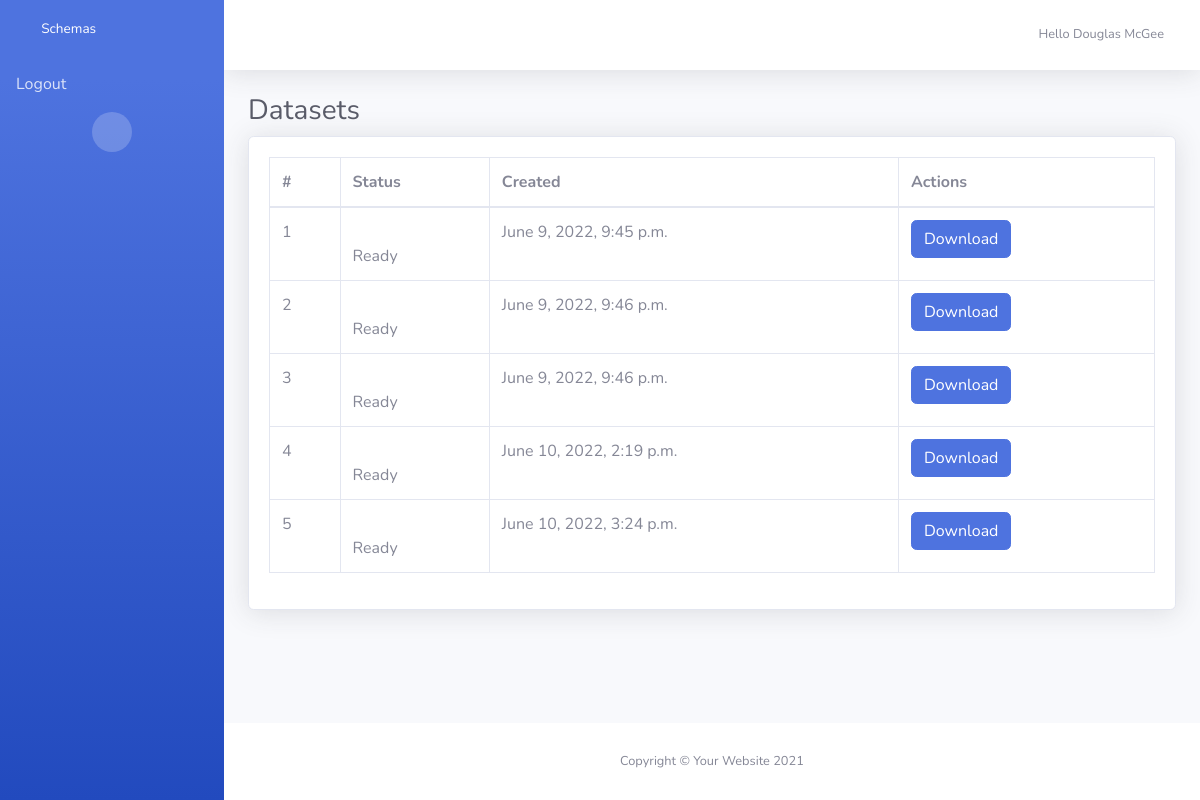
Page /schemas/dataset (signed in) on the earlier database version.
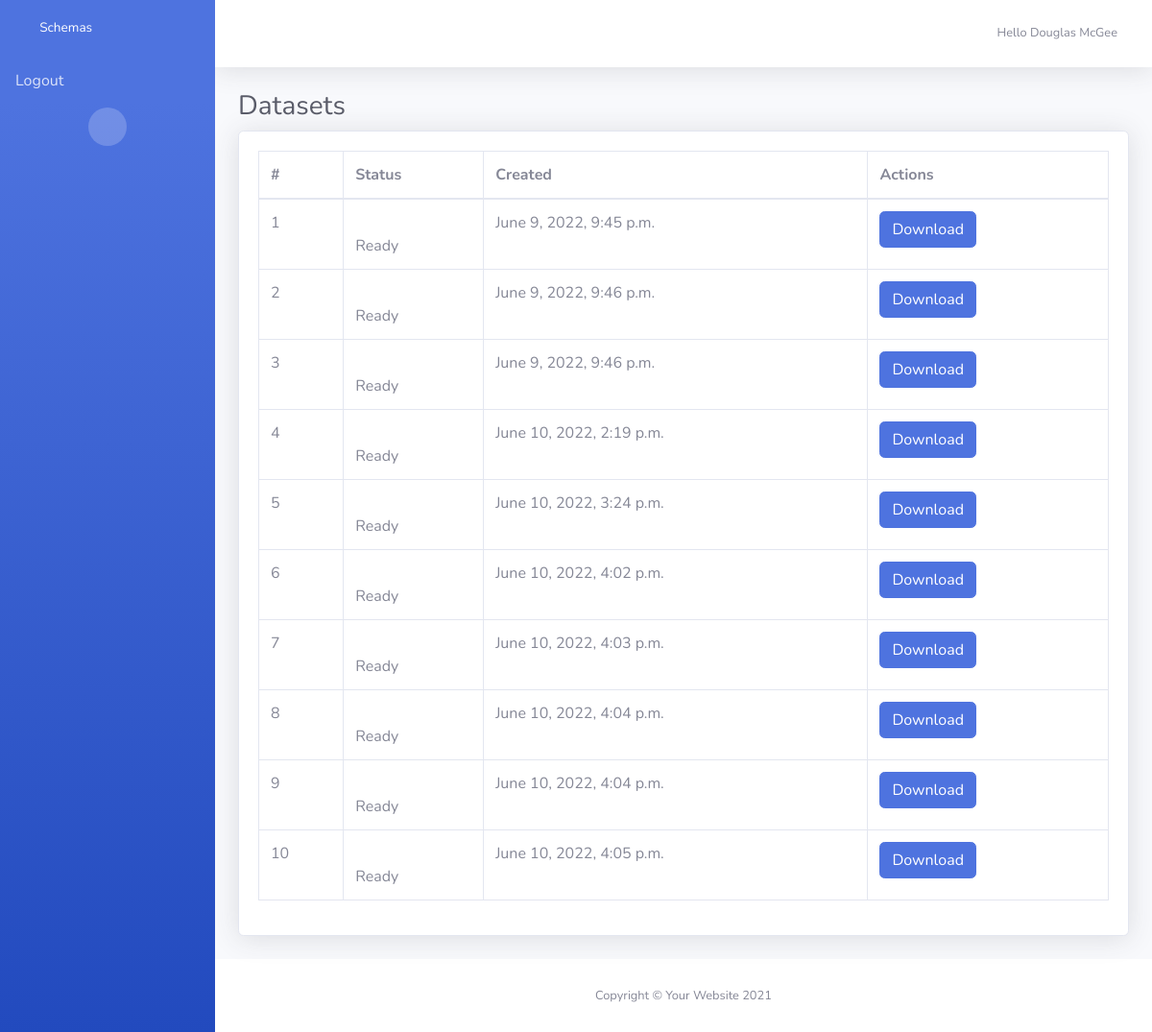
Same page on the later database version.
### schema/models.py (models this page shows, shortened)
class Dataset(models.Model):
    schema = models.ForeignKey(Schema, on_delete=models.CASCADE)
    file_name = models.CharField(max_length=500, blank=False, null=False)
    file_path = models.CharField(max_length=500, blank=False, null=False)
    status = models.CharField(max_length=100, blank=True, null=True)
    created_at = models.DateTimeField(auto_now_add=True)
    updated_at = models.DateTimeField(auto_now=True)

### schema/views.py (the view)
# urls.py: path('dataset', login_required(views.index_dataset), name='dataset'),
def index_dataset(request):
    context = {}
    context['datasets'] = Dataset.objects.all()
    return render(request, "dataset/index.html", context)

### templates/dataset/index.html (shortened to what this page needs)
{% extends 'schema/base.html' %}
{% block content %}
{% load static %}
     <div class="container-fluid">
      <h1 class="h3 mb-2 text-gray-800">Datasets</h1>
      <div class="card shadow mb-4">
          <div class="card-body">
              <div class="table-responsive">
                  <table class="table table-bordered" id="dataTable" width="100%" cellspacing="0">
                      <thead>
                          <tr>
                             <th>#</th>
                              <th>Status</th>
                              <th>Created</th>
                              <th>Actions</th>
                          </tr>
                      </thead>
                      <tbody>
                        {% for dataset in datasets %}
                          <tr>
                            <td>  {{ forloop.counter }}</td>
                              <td>
                                <div class='progress-wrapper'>
                                  </div>
                                  <div id="progress-bar-message">{% if dataset.status == 'Done' %}Ready {%endif%}</div>
                                </div>
                              </td>
                              <td>{{dataset.created_at}}</td>
                              <td>
                              <a  href="/media/{{dataset.file_name}}" download class="btn btn-primary" >Download</a>
                              </td>
                          </tr>
                          {% endfor %}
              </div>
          </div>
  {% endblock %}

### templates/schema/base.html (shortened to what this page needs)
{% load static %}
<!DOCTYPE html>
<html lang="en">
<head>
    <link href="{% static 'vendor/fontawesome-free/css/all.min.css' %}" rel="stylesheet">
    <link href="{% static 'css/sb-admin-2.min.css' %}" rel="stylesheet">
    <link href="{% static 'vendor/datatables/dataTables.bootstrap4.min.css' %}" rel="stylesheet">
</head>
<body id="page-top">
    <div id="wrapper">
        <ul class="navbar-nav bg-gradient-primary sidebar sidebar-dark accordion" id="accordionSidebar">
            <li class="nav-item">
                <a class="nav-link" href="/schemas">
                    <span>Schemas</span></a>
            </li>
            <li class="nav-item">
                <a class="nav-link"  href="/accounts/signout">Logout</a>
            </li>
            <div class="text-center d-none d-md-inline">
                <button class="rounded-circle border-0" id="sidebarToggle"></button>
            </div>
        </ul>
        <div id="content-wrapper" class="d-flex flex-column">
            <div id="content">
                <nav class="navbar navbar-expand navbar-light bg-white topbar mb-4 static-top shadow">
                    <ul class="navbar-nav ml-auto">
                        <li class="nav-item dropdown no-arrow">
                            <a class="nav-link dropdown-toggle" href="#" id="userDropdown" role="button"
                                data-toggle="dropdown" aria-haspopup="true" aria-expanded="false">
                                <span class="mr-2 d-none d-lg-inline text-gray-600 small">Hello Douglas McGee</span>
                            </a>
                        </li>
                    </ul>
                </nav>
                {% block content %}
                {% endblock %}
            <footer class="sticky-footer bg-white">
                <div class="container my-auto">
                    <div class="copyright text-center my-auto">
                        <span>Copyright &copy; Your Website 2021</span>
                    </div>
                </div>
            </footer>
</body>
</html>

Differences in the rows shown:
added Dataset: status "Ready", created_at "June 10, 2022, 4:02 p.m."
added Dataset: status "Ready", created_at "June 10, 2022, 4:03 p.m."
added Dataset: status "Ready", created_at "June 10, 2022, 4:04 p.m."
added Dataset: status "Ready", created_at "June 10, 2022, 4:04 p.m."
added Dataset: status "Ready", created_at "June 10, 2022, 4:05 p.m."
